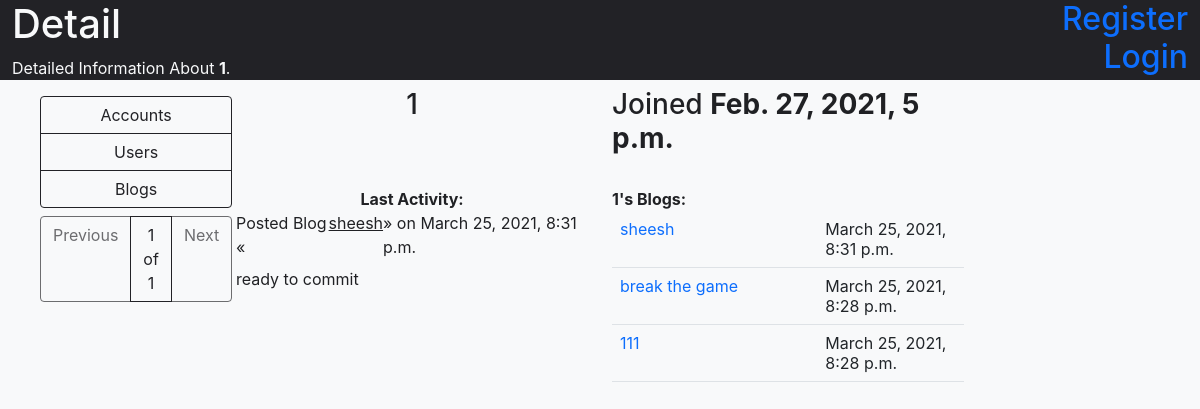
The app's page /accounts/users/1/ with its own data.
### blogs/models.py (models this page shows)
class Blog(models.Model):
    user = models.ForeignKey(User, on_delete=models.CASCADE, blank=True, null=True)
    blog_name = models.CharField(max_length=200)
    blog_text = models.CharField(max_length=9999)
    pub_date = models.DateTimeField(auto_now_add=True, blank=True, null=True)
    def __str__(self):
        return self.blog_name

### accounts/views.py (the view)
# urls.py: path('users/<str:username>/', views.detail, name='detail'),
def detail(request, username):
    user_info = User.objects.get(username=username)
    user_id = user_info.id
    blog_list = Blog.objects.filter(user=user_id).order_by('-pub_date')
    latest = ''
    if len(blog_list) > 0:
        latest = Blog.objects.filter(user=user_id).order_by('-pub_date')[0]
    paginator = Paginator(blog_list, 10)
    page_number = request.GET.get('page')
    page_obj = paginator.get_page(page_number)
    return render(
        request, 'accounts/detail.html',
        {'account': user_info, 'page_obj': page_obj, 'latest': latest}
    )

### templates/accounts/detail.html (shortened to what this page needs)
{% extends '../base/base.html' %}
{% block header %}
    <h1>Detail</h1>
    <p>Detailed Information About <b>{{ account.username }}</b>.</p>
{% endblock %}
{% block content %}
    <div class='container-fluid pt-2'>
        <div class='row'>
            <div class='col-6 d-flex justify-content-center'>
                <h3>{{ account.username }}</h3>
            </div>
            <div class='col-6'>
                <h3>Joined <b>{{ account.date_joined }}</b></h3>
            </div>
        </div>
        <div class='row pt-4'>
            {% if page_obj %}
                <div class='col-6'>
                    <div class='d-flex justify-content-center fw-bold'>
                        Last Activity:
                    </div>
                    <div class='d-flex justify-content-center'>
                        Posted Blog
                        &laquo;<span class='text-decoration-underline'>{{ latest }}</span>&raquo;
                        on {{ latest.pub_date }}
                    </div>
                    <p class='mt-2'>{{ latest.blog_text }}</p>
                </div>
                <div class='col-6'>
                    <b>{{ account.username }}'s Blogs:</b>
                    <table class='table table-hover'>
                        {% for blog in page_obj %}
                            <tr>
                                <td class='col-7'><a href='{% url "blogs:detail" blog.id %}' class='text-decoration-none'>{{ blog }}</a></td>
                                <td>{{ blog.pub_date }}</td>
                            </tr>
                        {% endfor %}
                    </table>
            {% endif %}
        </div>
    </div>
{% endblock %}

### records on screen
Blog: blog_name "sheesh", pub_date "March 25, 2021, 8:31 p.m.", blog_text "ready to commit"
Blog: blog_name "break the game", pub_date "March 25, 2021, 8:28 p.m."
Blog: blog_name "111", pub_date "March 25, 2021, 8:28 p.m."

### other values on screen
{{ account.username }} "1"
{{ page_obj.number }} "1"
{{ page_obj.paginator.num_pages }} "1"
{{ account.date_joined }} "Feb. 27, 2021, 5 p.m."
